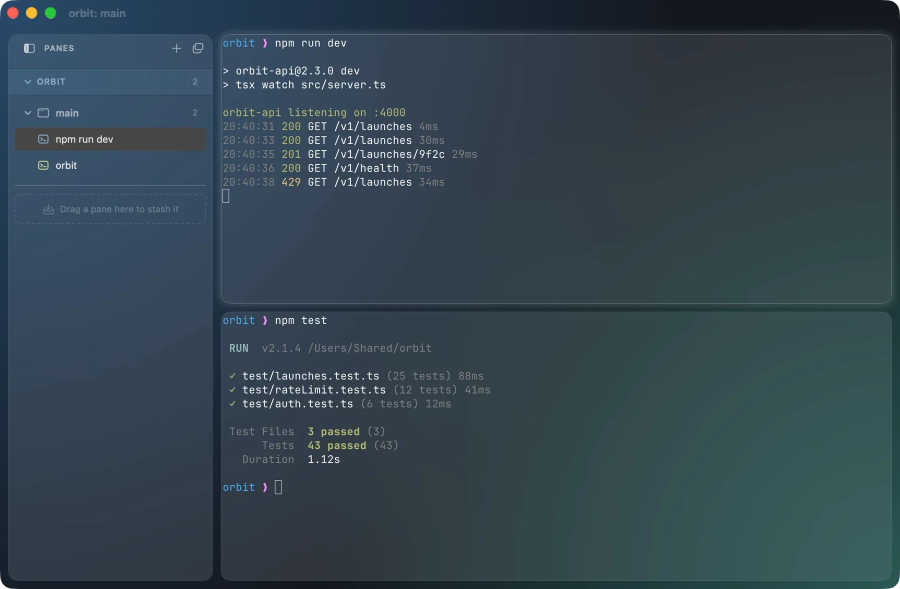
#> input picture landing/shots/cli-window.webp, 1800 x 1178 px, given in place of f000005-sample.png, which was not available (shown at 1/2 size)
$ python stall.py ../../../../landing/shots/cli-window.webp 5 5
#> lines starting #> are read from the running program, lines starting #| are printed output that depends on the picture; pictures that were not available may be replaced by others from this repository, and a replacement may not be noted
"""Runs of 3+ identical frames (a stalled glide) in a capture.
usage: python stall.py <run dir> <first> <last>"""
import sys
from PIL import Image, ImageChops
d=sys.argv[1]; a,b=int(sys.argv[2]),int(sys.argv[3])
prev=None; runs=[]; cur=None; out=[]
for i in range(a,b+1):
    try: im=Image.open('%s/frames/f%06d-sample.png'%(d,i)).convert('L').crop((480,50,10**5,700))
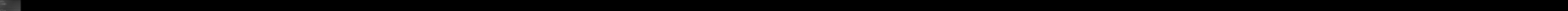
#> im: PIL image 99520x650 L (shown at 1/64 size); min 0, max 255, mean 0.8
    except Exception: out.append('f%d:missing'%i); prev=None; continue
    im=im.crop((0,0,min(im.width,1500),im.height))
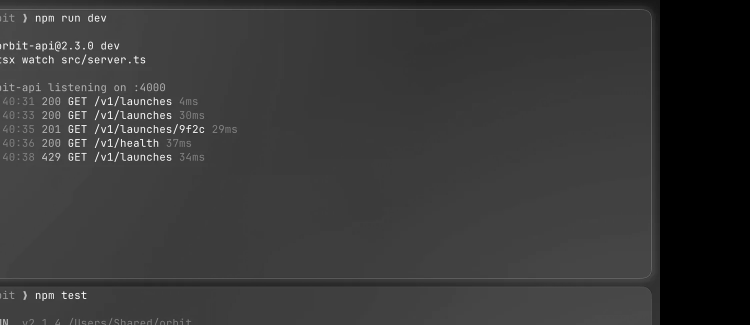
#> im: PIL image 1500x650 L (shown at 1/2 size); min 0, max 255, mean 55.8
    if prev is not None:
        bb=ImageChops.difference(im,prev).point(lambda v:255 if v>24 else 0).getbbox()
        same = bb is None
        if same: cur = (cur[0],i) if cur else (i-1,i)
        else:
            if cur and cur[1]-cur[0]>=2: runs.append(cur)
            cur=None
    prev=im
if cur and cur[1]-cur[0]>=2: runs.append(cur)
print('static runs >=3 frames:',' '.join('f%d-f%d'%r for r in runs))
print(' '.join(out))

$ run again, on landing/shots/diff.webp
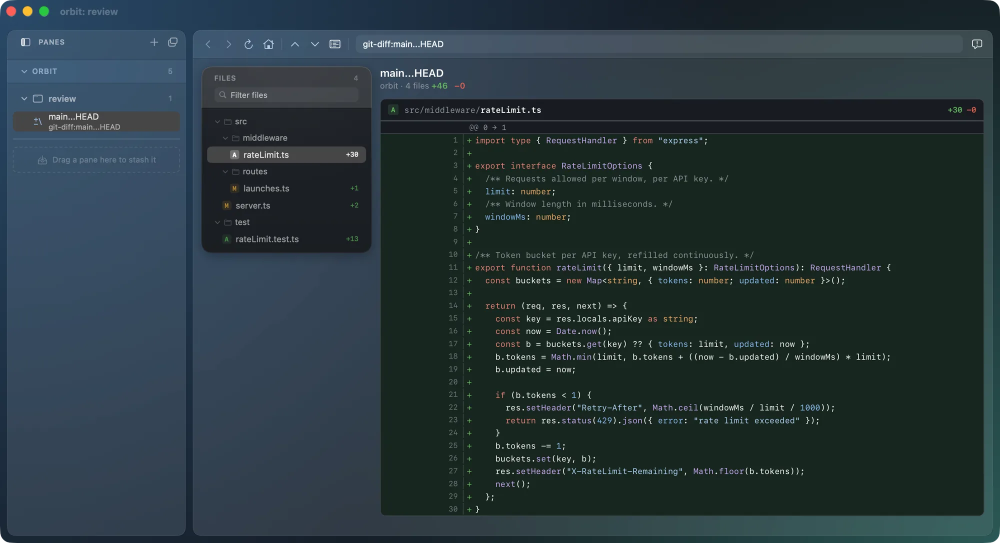
#> input picture landing/shots/diff.webp, 2000 x 1086 px, given in place of f000005-sample.png, which was not available (shown at 1/2 size)
#> `try: im=Image.open('%s/frames/f%06d-sample.png'%(d,i)).convert('L').cr..`:
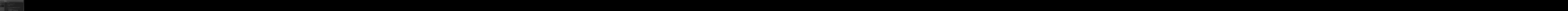
#> im: PIL image 99520x650 L (shown at 1/64 size); min 0, max 255, mean 0.7
#> `im=im.crop((0,0,min(im.width,1500),im.height))`:
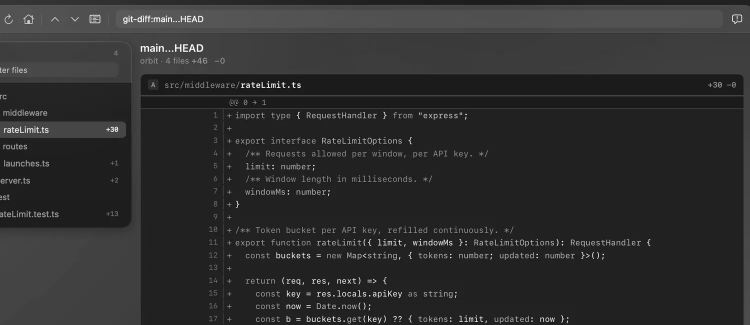
#> im: PIL image 1500x650 L (shown at 1/2 size); min 0, max 255, mean 46.3

$ run again, on landing/shots/focus-links.webp
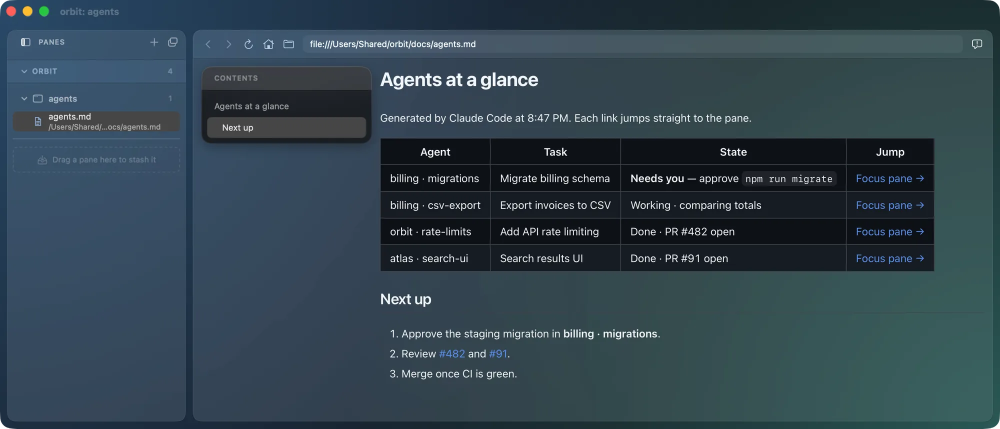
#> input picture landing/shots/focus-links.webp, 2000 x 857 px, given in place of f000005-sample.png, which was not available (shown at 1/2 size)
#> `try: im=Image.open('%s/frames/f%06d-sample.png'%(d,i)).convert('L').cr..`:
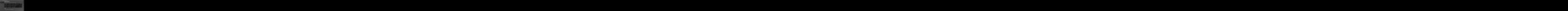
#> im: PIL image 99520x650 L (shown at 1/64 size); min 0, max 255, mean 0.9
#> `im=im.crop((0,0,min(im.width,1500),im.height))`:
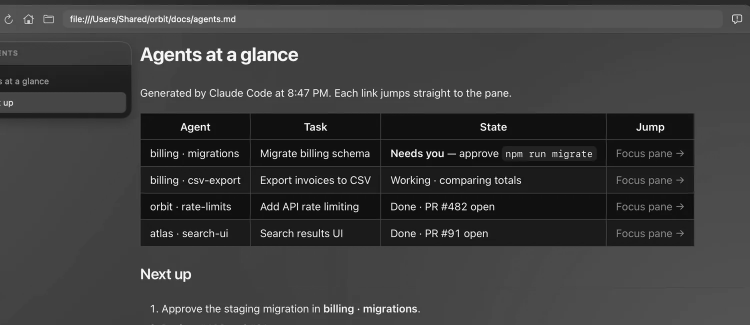
#> im: PIL image 1500x650 L (shown at 1/2 size); min 0, max 255, mean 59.9
